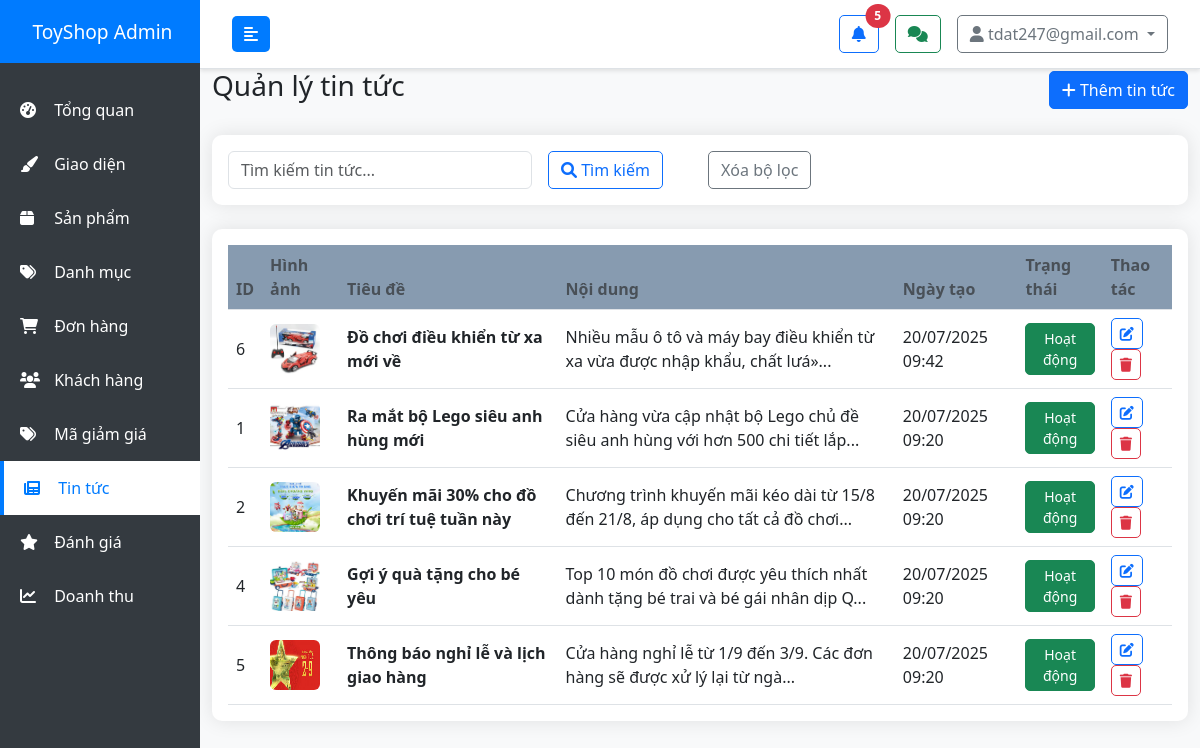
The page /admin/news.php (signed in) on the database its author committed.
### tables this page shows
CREATE TABLE `news` (
  `id` int(11) NOT NULL,
  `title` varchar(200) NOT NULL,
  `content` text DEFAULT NULL,
  `image` varchar(255) DEFAULT NULL,
  `status` enum('active','inactive') DEFAULT 'active',
  `created_at` timestamp NOT NULL DEFAULT current_timestamp()
);

### config/database.php (called while the page is built, shortened)
<?php
$conn = new mysqli(DB_HOST, DB_USER, DB_PASS, DB_NAME);
$conn->set_charset("utf8mb4");
function executeQuery($sql, $params = []) {
    global $conn;
    $stmt = $conn->prepare($sql);
    if (!$stmt->execute()) {
        error_log("Execute failed: " . $stmt->error);
        $stmt->close();
        return false;
    }
    if (strpos(strtoupper($sql), 'SELECT') === 0) {
        $result = $stmt->get_result();
        return $result;
    }
    return true;
}
function fetchAll($sql, $params = []) {
    $result = executeQuery($sql, $params);
    $data = [];
    if ($result && $result !== true) {
        while ($row = $result->fetch_assoc()) {
            $data[] = $row;
        }
    }
    return $data;
}
?>

### admin/news.php (the view, shortened to what this page needs)
<?php
require_once '../config/database.php';
$search = $_GET['search'] ?? '';
$page = (int)($_GET['page'] ?? 1);
$limit = 10;
$offset = ($page - 1) * $limit;
$whereClause = "WHERE 1=1";
$params = [];
$newsQuery = "SELECT * FROM news $whereClause ORDER BY created_at DESC LIMIT $limit OFFSET $offset";
$news_list = fetchAll($newsQuery, $params);
?>
<!DOCTYPE html>
<html lang="vi">
<head>
    <link href="https://cdn.jsdelivr.net/npm/bootstrap@5.3.0/dist/css/bootstrap.min.css" rel="stylesheet">
    <link href="https://cdnjs.cloudflare.com/ajax/libs/font-awesome/6.0.0/css/all.min.css" rel="stylesheet">
    <link href="https://cdn.jsdelivr.net/npm/summernote@0.8.18/dist/summernote-bs4.min.css" rel="stylesheet">
    <link href="assets/css/admin.css" rel="stylesheet">
</head>
<body>
    <?php include 'includes/sidebar.php'; ?>
    <div id="content">
        <?php include 'includes/navbar.php'; ?>
        <div class="container-fluid">
            <div class="d-flex justify-content-between align-items-center mb-4">
                <h1 class="h3">Quản lý tin tức</h1>
                <button class="btn btn-primary" data-bs-toggle="modal" data-bs-target="#addNewsModal">
                    <i class="fas fa-plus"></i> Thêm tin tức
                </button>
            </div>
            <div class="card mb-4">
                <div class="card-body">
                    <form method="GET" class="row g-3">
                        <div class="col-md-4">
                            <input type="text" class="form-control" name="search"
                                   placeholder="Tìm kiếm tin tức..." value="<?php echo htmlspecialchars($search); ?>">
                        </div>
                        <div class="col-md-2">
                            <button type="submit" class="btn btn-outline-primary">
                                <i class="fas fa-search"></i> Tìm kiếm
                            </button>
                        </div>
                        <div class="col-md-2">
                            <a href="news.php" class="btn btn-outline-secondary">Xóa bộ lọc</a>
                        </div>
                    </form>
                </div>
            </div>
            <div class="card">
                <div class="card-body">
                    <div class="table-responsive">
                        <table class="table table-hover">
                            <thead>
                                <tr>
                                    <th>ID</th>
                                    <th>Hình ảnh</th>
                                    <th>Tiêu đề</th>
                                    <th>Nội dung</th>
                                    <th>Ngày tạo</th>
                                    <th>Trạng thái</th>
                                    <th>Thao tác</th>
                                </tr>
                            </thead>
                            <tbody>
                                <?php foreach ($news_list as $news): ?>
                                    <tr>
                                        <td><?php echo $news['id']; ?></td>
                                        <td>
                                            <img src="../assets/img/news/<?php echo $news['image'] ?: 'default.jpg'; ?>"
                                                 width="50" height="50" class="rounded">
                                        </td>
                                        <td>
                                            <strong><?php echo $news['title']; ?></strong>
                                        </td>
                                        <td><?php echo substr(strip_tags($news['content']), 0, 100) . '...'; ?></td>
                                        <td><?php echo date('d/m/Y H:i', strtotime($news['created_at'])); ?></td>
                                        <td>
                                            <form method="POST" class="d-inline">
                                                <button type="submit" class="btn btn-sm btn-<?php echo $news['status'] == 'active' ? 'success' : 'secondary'; ?>">
                                                    <?php echo $news['status'] == 'active' ? 'Hoạt động' : 'Tạm dừng'; ?>
                                                </button>
                                            </form>
                                        </td>
                                        <td>
                                            <button class="btn btn-sm btn-outline-primary"
                                                    onclick="editNews(<?php echo htmlspecialchars(json_encode($news)); ?>)">
                                                <i class="fas fa-edit"></i>
                                            </button>
                                            <form method="POST" class="d-inline"
                                                  onsubmit="return confirm('Bạn có chắc muốn xóa tin tức này?')">
                                                <button type="submit" class="btn btn-sm btn-outline-danger">
                                                    <i class="fas fa-trash"></i>
                                                </button>
                                            </form>
                                        </td>
                                    </tr>
                                <?php endforeach; ?>
                            </tbody>
                        </table>
                    </div>
                </div>
            </div>
        </div>
    </div>
</body>
</html>

### admin/assets/css/admin.css (style rules this page uses)
:root { --sidebar-width: 200px; --primary-color: #879db5; --secondary-color: #6c757d; --success-color: #28a745; --danger-color: #dc3545; --warning-color: #ffc107; --info-color: #17a2b8; --light-color: #32689e; --dark-color: #343a40; }
body { font-family: "Segoe UI", Tahoma, Geneva, Verdana, sans-serif; background-color: #f8f9fa; }
#content { width: 100%; padding: 0; min-height: 100vh; transition: all 0.3s; margin-left: var(--sidebar-width); }
.card { border: none; border-radius: 10px; box-shadow: 0 0 20px rgba(0, 0, 0, 0.1); margin-bottom: 20px; }
.table { margin-bottom: 0; }
.table th { border-top: none; font-weight: 600; color: #495057; background-color: #879bb0; }
.table td { vertical-align: middle; }
.btn { border-radius: 5px; font-weight: 500; transition: all 0.3s; }
.btn-sm { padding: 0.25rem 0.5rem; font-size: 0.875rem; }

### rows shown on the page
news: id "6", image (picture), title "Đồ chơi điều khiển từ xa mới về", content "Nhiều mẫu ô tô và máy bay điều khiển từ xa vừa được nhập khẩu, chất lưá»", created_at "20/07/2025 09:42", status "Hoạt động"
news: id "1", image (picture), title "Ra mắt bộ Lego siêu anh hùng mới", content "Cửa hàng vừa cập nhật bộ Lego chủ đề siêu anh hùng với hơn 500 chi tiết lắp", created_at "20/07/2025 09:20", status "Hoạt động"
news: id "2", image (picture), title "Khuyến mãi 30% cho đồ chơi trí tuệ tuần này", content "Chương trình khuyến mãi kéo dài từ 15/8 đến 21/8, áp dụng cho tất cả đồ chơi", created_at "20/07/2025 09:20", status "Hoạt động"
news: id "4", image (picture), title "Gợi ý quà tặng cho bé yêu", content "Top 10 món đồ chơi được yêu thích nhất dành tặng bé trai và bé gái nhân dịp Q", created_at "20/07/2025 09:20", status "Hoạt động"
news: id "5", image (picture), title "Thông báo nghỉ lễ và lịch giao hàng", content "Cửa hàng nghỉ lễ từ 1/9 đến 3/9. Các đơn hàng sẽ được xử lý lại từ ngà", created_at "20/07/2025 09:20", status "Hoạt động"

### other values the page prints
count($notifications) "5"
$_SESSION['admin_name'] "tdat247@gmail.com"
